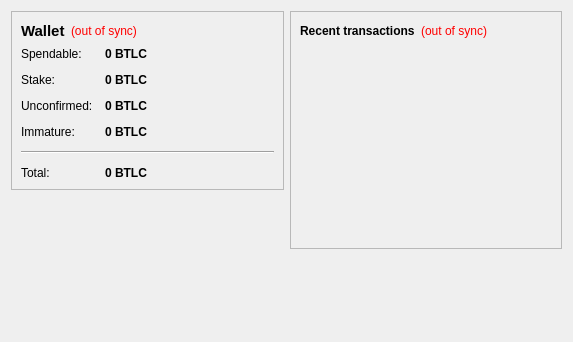
<?xml version="1.0" encoding="UTF-8"?>
<ui version="4.0">
 <class>OverviewPage</class>
 <widget class="QWidget" name="OverviewPage">
  <property name="geometry">
   <rect>
    <x>0</x>
    <y>0</y>
    <width>573</width>
    <height>342</height>
   </rect>
  </property>
  <property name="windowTitle">
   <string>Form</string>
  </property>
  <layout class="QHBoxLayout" name="horizontalLayout" stretch="1,1">
   <item>
    <layout class="QVBoxLayout" name="verticalLayout_2">
     <item>
      <widget class="QFrame" name="frame">
       <property name="frameShape">
        <enum>QFrame::StyledPanel</enum>
       </property>
       <property name="frameShadow">
        <enum>QFrame::Raised</enum>
       </property>
       <layout class="QVBoxLayout" name="verticalLayout_4">
        <item>
         <layout class="QHBoxLayout" name="horizontalLayout_4">
          <item>
           <widget class="QLabel" name="label_5">
            <property name="font">
             <font>
              <pointsize>11</pointsize>
              <weight>75</weight>
              <bold>true</bold>
             </font>
            </property>
            <property name="text">
             <string>Wallet</string>
            </property>
           </widget>
          </item>
          <item>
           <widget class="QLabel" name="labelWalletStatus">
            <property name="toolTip">
             <string>The displayed information may be out of date. Your wallet automatically synchronizes with the BitLuckCoin network after a connection is established, but this process has not completed yet.</string>
            </property>
            <property name="styleSheet">
             <string notr="true">QLabel { color: red; }</string>
            </property>
            <property name="text">
             <string notr="true">(out of sync)</string>
            </property>
            <property name="alignment">
             <set>Qt::AlignLeading|Qt::AlignLeft|Qt::AlignVCenter</set>
            </property>
           </widget>
          </item>
          <item>
           <spacer name="horizontalSpacer_2">
            <property name="orientation">
             <enum>Qt::Horizontal</enum>
            </property>
            <property name="sizeHint" stdset="0">
             <size>
              <width>40</width>
              <height>20</height>
             </size>
            </property>
           </spacer>
          </item>
         </layout>
        </item>
        <item>
         <layout class="QFormLayout" name="formLayout_2">
          <property name="fieldGrowthPolicy">
           <enum>QFormLayout::AllNonFixedFieldsGrow</enum>
          </property>
          <property name="horizontalSpacing">
           <number>12</number>
          </property>
          <property name="verticalSpacing">
           <number>12</number>
          </property>
          <item row="0" column="0">
           <widget class="QLabel" name="label">
            <property name="text">
             <string>Spendable:</string>
            </property>
           </widget>
          </item>
          <item row="0" column="1">
           <widget class="QLabel" name="labelBalance">
            <property name="font">
             <font>
              <weight>75</weight>
              <bold>true</bold>
             </font>
            </property>
            <property name="cursor">
             <cursorShape>IBeamCursor</cursorShape>
            </property>
            <property name="toolTip">
             <string>Your current spendable balance</string>
            </property>
            <property name="text">
             <string notr="true">0 BTLC</string>
            </property>
            <property name="textInteractionFlags">
             <set>Qt::LinksAccessibleByMouse|Qt::TextSelectableByKeyboard|Qt::TextSelectableByMouse</set>
            </property>
           </widget>
          </item>
          <item row="1" column="0">
           <widget class="QLabel" name="label_6">
            <property name="text">
             <string>Stake:</string>
            </property>
           </widget>
          </item>
          <item row="1" column="1">
           <widget class="QLabel" name="labelStake">
            <property name="font">
             <font>
              <weight>75</weight>
              <bold>true</bold>
             </font>
            </property>
            <property name="cursor">
             <cursorShape>IBeamCursor</cursorShape>
            </property>
            <property name="toolTip">
             <string>Total of coins that was staked, and do not yet count toward the current balance</string>
            </property>
            <property name="text">
             <string notr="true">0 BTLC</string>
            </property>
            <property name="textInteractionFlags">
             <set>Qt::LinksAccessibleByMouse|Qt::TextSelectableByKeyboard|Qt::TextSelectableByMouse</set>
            </property>
           </widget>
          </item>
          <item row="2" column="0">
           <widget class="QLabel" name="label_3">
            <property name="text">
             <string>Unconfirmed:</string>
            </property>
           </widget>
          </item>
          <item row="2" column="1">
           <widget class="QLabel" name="labelUnconfirmed">
            <property name="font">
             <font>
              <weight>75</weight>
              <bold>true</bold>
             </font>
            </property>
            <property name="cursor">
             <cursorShape>IBeamCursor</cursorShape>
            </property>
            <property name="toolTip">
             <string>Total of transactions that have yet to be confirmed, and do not yet count toward the current balance</string>
            </property>
            <property name="text">
             <string notr="true">0 BTLC</string>
            </property>
            <property name="textInteractionFlags">
             <set>Qt::LinksAccessibleByMouse|Qt::TextSelectableByKeyboard|Qt::TextSelectableByMouse</set>
            </property>
           </widget>
          </item>
          <item row="3" column="0">
           <widget class="QLabel" name="labelImmatureText">
            <property name="text">
             <string>Immature:</string>
            </property>
           </widget>
          </item>
          <item row="3" column="1">
           <widget class="QLabel" name="labelImmature">
            <property name="font">
             <font>
              <weight>75</weight>
              <bold>true</bold>
             </font>
            </property>
            <property name="toolTip">
             <string>Mined balance that has not yet matured</string>
            </property>
            <property name="text">
             <string notr="true">0 BTLC</string>
            </property>
            <property name="textInteractionFlags">
             <set>Qt::LinksAccessibleByMouse|Qt::TextSelectableByKeyboard|Qt::TextSelectableByMouse</set>
            </property>
           </widget>
          </item>
          <item row="4" column="0" colspan="2">
           <widget class="Line" name="line">
            <property name="orientation">
             <enum>Qt::Horizontal</enum>
            </property>
           </widget>
          </item>
          <item row="5" column="0">
           <widget class="QLabel" name="labelTotalText">
            <property name="text">
             <string>Total:</string>
            </property>
           </widget>
          </item>
          <item row="5" column="1">
           <widget class="QLabel" name="labelTotal">
            <property name="font">
             <font>
              <weight>75</weight>
              <bold>true</bold>
             </font>
            </property>
            <property name="cursor">
             <cursorShape>IBeamCursor</cursorShape>
            </property>
            <property name="toolTip">
             <string>Your current total balance</string>
            </property>
            <property name="text">
             <string notr="true">0 BTLC</string>
            </property>
            <property name="textInteractionFlags">
             <set>Qt::LinksAccessibleByMouse|Qt::TextSelectableByKeyboard|Qt::TextSelectableByMouse</set>
            </property>
           </widget>
          </item>
         </layout>
        </item>
       </layout>
      </widget>
     </item>
     <item>
      <spacer name="verticalSpacer">
       <property name="orientation">
        <enum>Qt::Vertical</enum>
       </property>
       <property name="sizeHint" stdset="0">
        <size>
         <width>20</width>
         <height>40</height>
        </size>
       </property>
      </spacer>
     </item>
        <item>
         <widget class="QLabel" name="label_wallet_bg">
          <property name="text">
           <string/>
          </property>
          <property name="pixmap">
           <pixmap resource="../bitcoin.qrc">:/icons/bitcoin</pixmap>
          </property>
          <property name="scaledContents">
           <bool>false</bool>
          </property>
          <property name="alignment">
           <set>Qt::AlignCenter</set>
          </property>
          <property name="margin">
           <number>-2</number>
          </property>
         </widget>
        </item>
        <item>
         <widget class="QLabel" name="label_under_bg">
          <property name="text">
           <string/>
          </property>
         </widget>
        </item>

    </layout>
   </item>
   <item>
    <layout class="QVBoxLayout" name="verticalLayout_3">
     <item>
      <widget class="QFrame" name="frame_2">
       <property name="frameShape">
        <enum>QFrame::StyledPanel</enum>
       </property>
       <property name="frameShadow">
        <enum>QFrame::Raised</enum>
       </property>
       <layout class="QVBoxLayout" name="verticalLayout">
        <item>
         <layout class="QHBoxLayout" name="horizontalLayout_2">
          <item>
           <widget class="QLabel" name="label_4">
            <property name="text">
             <string>&lt;b&gt;Recent transactions&lt;/b&gt;</string>
            </property>
           </widget>
          </item>
          <item>
           <widget class="QLabel" name="labelTransactionsStatus">
            <property name="toolTip">
             <string>The displayed information may be out of date. Your wallet automatically synchronizes with the BitLuckCoin network after a connection is established, but this process has not completed yet.</string>
            </property>
            <property name="styleSheet">
             <string notr="true">QLabel { color: red; }</string>
            </property>
            <property name="text">
             <string notr="true">(out of sync)</string>
            </property>
            <property name="alignment">
             <set>Qt::AlignRight|Qt::AlignTrailing|Qt::AlignVCenter</set>
            </property>
           </widget>
          </item>
          <item>
           <spacer name="horizontalSpacer">
            <property name="orientation">
             <enum>Qt::Horizontal</enum>
            </property>
            <property name="sizeHint" stdset="0">
             <size>
              <width>40</width>
              <height>20</height>
             </size>
            </property>
           </spacer>
          </item>
         </layout>
        </item>
        <item>
         <widget class="QListView" name="listTransactions">
          <property name="styleSheet">
           <string notr="true">QListView { background: transparent; }</string>
          </property>
          <property name="frameShape">
           <enum>QFrame::NoFrame</enum>
          </property>
          <property name="verticalScrollBarPolicy">
           <enum>Qt::ScrollBarAlwaysOff</enum>
          </property>
          <property name="horizontalScrollBarPolicy">
           <enum>Qt::ScrollBarAlwaysOff</enum>
          </property>
          <property name="selectionMode">
           <enum>QAbstractItemView::NoSelection</enum>
          </property>
         </widget>
        </item>
       </layout>
      </widget>
     </item>
     <item>
      <spacer name="verticalSpacer_2">
       <property name="orientation">
        <enum>Qt::Vertical</enum>
       </property>
       <property name="sizeHint" stdset="0">
        <size>
         <width>20</width>
         <height>40</height>
        </size>
       </property>
      </spacer>
     </item>
    </layout>
   </item>
  </layout>
 </widget>
 <resources/>
 <connections/>
</ui>
